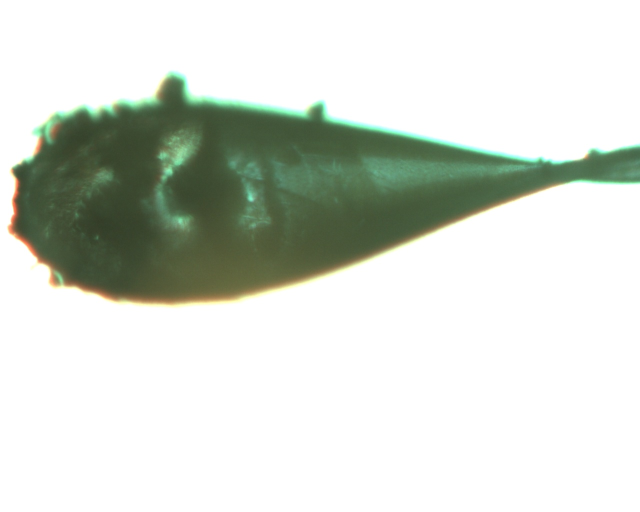
#> input picture AMX/Crystal/EPICS159.jpg, 1280 x 1024 px, given in place of comprec1-top3.jpg, which was not available (shown at 1/2 size)
$ python countCrystals.py   (Python 2 division)   (older library calls are emulated)
#> lines starting #> are read from the running program, lines starting #| are printed output that depends on the picture
### AMX/etc/cvlib.py
"""
BNL NSLS-2 Computer Vision Module
Author: William Watson
Date: 2016-7-14

This Module contains numerous functions designed to
help in the data manipulation of images on the Beam-lines within NSLS-2.
It Uses the numpy and cv2 libraries to construct a simple module to
make image processing and computer vision easier, faster, and more compact.
"""

# DEPENDENCIES
import cv2
import numpy as np
import sys
import time
from matplotlib import pyplot as plt
import matplotlib
import epics
import Image
from scipy.optimize import leastsq


# VERSION
__version__ = "0.5.4.1"
__opencv__ = cv2.__version__
__npversion__ = np.version.version
__sysver__ = sys.version
__matplotlibver__ = matplotlib.__version__


# GLOBAL VARS
colorMap_flag = {"autumn":0, "bone":1, "jet":2, "winter":3, "rainbow":4, "ocean":5, "summer":6, "spring":7, "cool":8, "hsv":9, "pink":10, "hot":11}
border_flag = {"constant":0, "reflect":2, "reflect101":4, "replicate":1, "default":4, "wrap":3}
EPICSTYPE = {1 : np.uint16 , 0 : np.uint8, 2:np.uint32, 3: np.uint64}
EPICSCOLOR = {0: "gray", 1: "bayer", 2: "RBG1"}

#######################################################################################

# EXPERIMENTAL SECTION - ALL NEW METHODS GO HERE FIRST FOR TESTING
#FIX FIX FIX

# METHODS KNOWN TO BE BROKEN / Need Further Looking!!!!!!!!!

# [261 lines left out: functions fetchImg, backgroundSubtract, enhance, watershed, drawHarrisSubPixel, depthImg and 4 more, not called in this run]


def floodFill(img, seedPoint, val=(255,255,255), lo=25, hi=25, fixedRng=False, connectivity=8):
        """
        Flood Fill Algorithm

        Params:
	* img - image
	* seedPoint - startPoint
	* val -OPTIONAL - New Value; 255,255,255
        * lo - OPTIONAL - Max lower birghtness/color diff; def: 20
        * hi - OPTIONAL - Max upper birghtness/color diff; def: 20
        * fixedRng - OPTIONAL - TRUE=FIXED diff btw curr and see; FALSE=MASK only fills mask def:False
        * connectivity - OPTIONAL - 4 or 8 bit neightborrhood, def:8

        Returns:
        * Flood Filles Img
        """
        flooded = img.copy()
        h, w = img.shape[:2]
        mask = np.zeros((h+2,w+2), np.uint8)
        flags = connectivity
        if fixedRng:
                flags |= cv2.FLOODFILL_FIXED_RANGE
        cv2.floodFill(flooded, mask, seedPoint, val, (lo,)*3, (hi,)*3, flags)
        return flooded


# [803 lines left out: functions imfill, fourierCV, lowPassFilter, fourier, fourierNP, highPassFilter and 39 more, not called in this run]


def grayscale(img):
        """
        Returns a grayscale version of img

        Params:
	* img - image

        Returns:
	* Grayscale image
        """
	if img is None:
		print "Img is None"
		sys.exit()
	if len(img.shape) > 2:
		return cv2.cvtColor(img, cv2.COLOR_BGR2GRAY)
	else:
		return img


# [919 lines left out: functions cvtColor, applyColorMap, applyJET, applyHSV, getColorMapFlags, bgr2hsv and 53 more, not called in this run]


def load(filename, flag=None):
        """
        Loads an image from a file name and returns it in color mode (default).
        Safety check if img fails to load.

        Params:
	* filename - filename of image
	* flag - OPTIONAL - open mode: 1 = COLOR, 0 = GRAYSCALE, -1 = UNCHANGED

        Returns:
        * Loaded Img if sucessful
        """
#> called with filename = 'comprec1-top3.jpg'
	if flag is None:
		img = cv2.imread(filename)
#> img is the input picture: shape (1024, 1280, 3); mean B, G, R 209.9, 218.1, 212.6
	elif flag is 1 or flag is 0 or flag is -1:
		img = cv2.imread(filename, flag)
	else:
		print "ERROR: Load: Incorrect flag parameter: " + str(flag) + "\n"
		sys.exit()
	if img is None:
		print "ERROR: Load: Image not found/supported at: " + str(filename) + "\n"
		sys.exit()
	else:
		return img


# [1271 lines left out: functions caget, caput, cainfo, getColorFlag, backProjection, templateMatchSingle and 59 more, not called in this run]

# End of File

### AMX/etc/countCrystals.py
import cvlib

img = cvlib.load("comprec1-top3.jpg")
#for i in range(30):
tmp = cvlib.grayscale(img)
#> in grayscale, `return cv2.cvtColor(img, cv2.COLOR_BGR2GRAY)`:
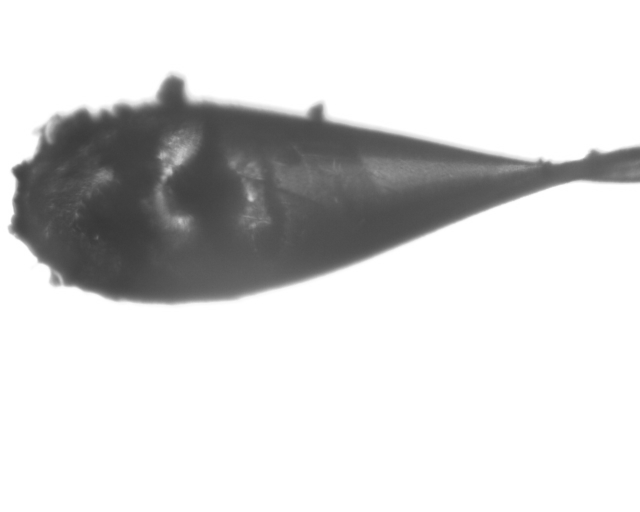
#> returned value: shape (1024, 1280) (shown at 1/2 size); min 54, max 255, mean 215.5
a = cvlib.floodFill(tmp, (2200,300), val=0, lo=1, hi=1)
#> (the run stopped early here; a loop or call above may not have finished)

$ run again, on AMX/Crystal/EPICS222.jpg
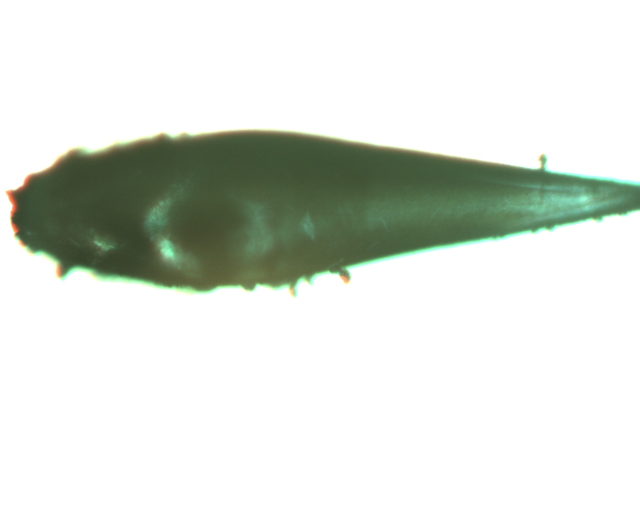
#> input picture AMX/Crystal/EPICS222.jpg, 1280 x 1024 px, given in place of comprec1-top3.jpg, which was not available (shown at 1/2 size)
#> in load, img is the input picture: shape (1024, 1280, 3); mean B, G, R 216.7, 223.7, 218.8
#> in grayscale, `return cv2.cvtColor(img, cv2.COLOR_BGR2GRAY)`:
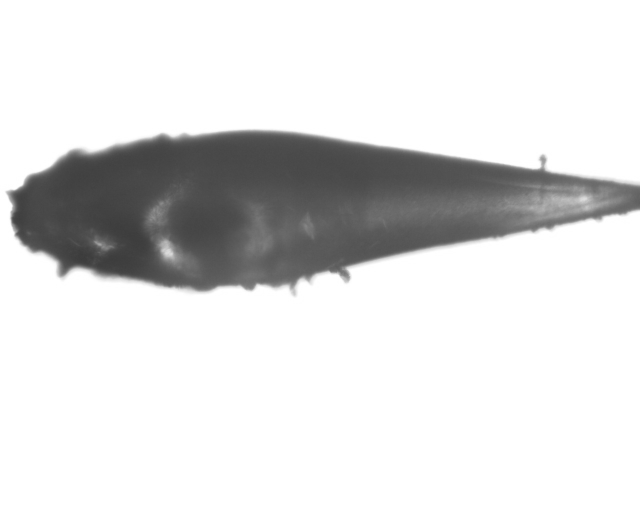
#> returned value: shape (1024, 1280) (shown at 1/2 size); min 58, max 255, mean 221.4
